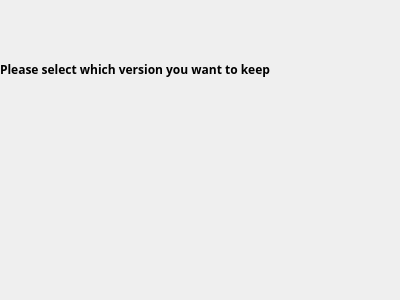
<?xml version="1.0" encoding="UTF-8"?>
<ui version="4.0">
 <class>MoveOrRenameCannotOccur</class>
 <widget class="QWidget" name="MoveOrRenameCannotOccur">
  <property name="geometry">
   <rect>
    <x>0</x>
    <y>0</y>
    <width>400</width>
    <height>300</height>
   </rect>
  </property>
  <property name="windowTitle">
   <string notr="true"/>
  </property>
  <layout class="QVBoxLayout" name="layout">
   <property name="spacing">
    <number>7</number>
   </property>
   <property name="leftMargin">
    <number>0</number>
   </property>
   <property name="topMargin">
    <number>0</number>
   </property>
   <property name="rightMargin">
    <number>11</number>
   </property>
   <property name="bottomMargin">
    <number>11</number>
   </property>
   <item>
    <widget class="QLabel" name="selectLabel">
     <property name="font">
      <font>
       <family>Lato 13</family>
       <bold>true</bold>
      </font>
     </property>
     <property name="text">
      <string>Please select which version you want to keep</string>
     </property>
     <property name="indent">
      <number>0</number>
     </property>
     <property name="type" stdset="0">
      <string notr="true">primary</string>
     </property>
    </widget>
   </item>
   <item>
    <spacer name="verticalSpacer">
     <property name="orientation">
      <enum>Qt::Vertical</enum>
     </property>
     <property name="sizeType">
      <enum>QSizePolicy::Fixed</enum>
     </property>
     <property name="sizeHint" stdset="0">
      <size>
       <width>0</width>
       <height>5</height>
      </size>
     </property>
    </spacer>
   </item>
   <item>
    <widget class="QWidget" name="chooseContainer" native="true">
     <layout class="QVBoxLayout" name="chooseLayout">
      <property name="spacing">
       <number>12</number>
      </property>
      <property name="leftMargin">
       <number>1</number>
      </property>
      <property name="topMargin">
       <number>1</number>
      </property>
      <property name="rightMargin">
       <number>1</number>
      </property>
      <property name="bottomMargin">
       <number>1</number>
      </property>
      <item>
       <widget class="RemoteMoveOrRenameCannotOccurChooseWidget" name="chooseRemoteCopy" native="true"/>
      </item>
      <item>
       <widget class="LocalMoveOrRenameCannotOccurChooseWidget" name="chooseLocalCopy" native="true"/>
      </item>
     </layout>
    </widget>
   </item>
  </layout>
 </widget>
 <customwidgets>
  <customwidget>
   <class>LocalMoveOrRenameCannotOccurChooseWidget</class>
   <extends>QWidget</extends>
   <header>stalled_issues_cases/MoveOrRenameCannotOccurChooseWidget.h</header>
   <container>1</container>
  </customwidget>
  <customwidget>
   <class>RemoteMoveOrRenameCannotOccurChooseWidget</class>
   <extends>QWidget</extends>
   <header>stalled_issues_cases/MoveOrRenameCannotOccurChooseWidget.h</header>
   <container>1</container>
  </customwidget>
 </customwidgets>
 <resources/>
 <connections/>
</ui>
